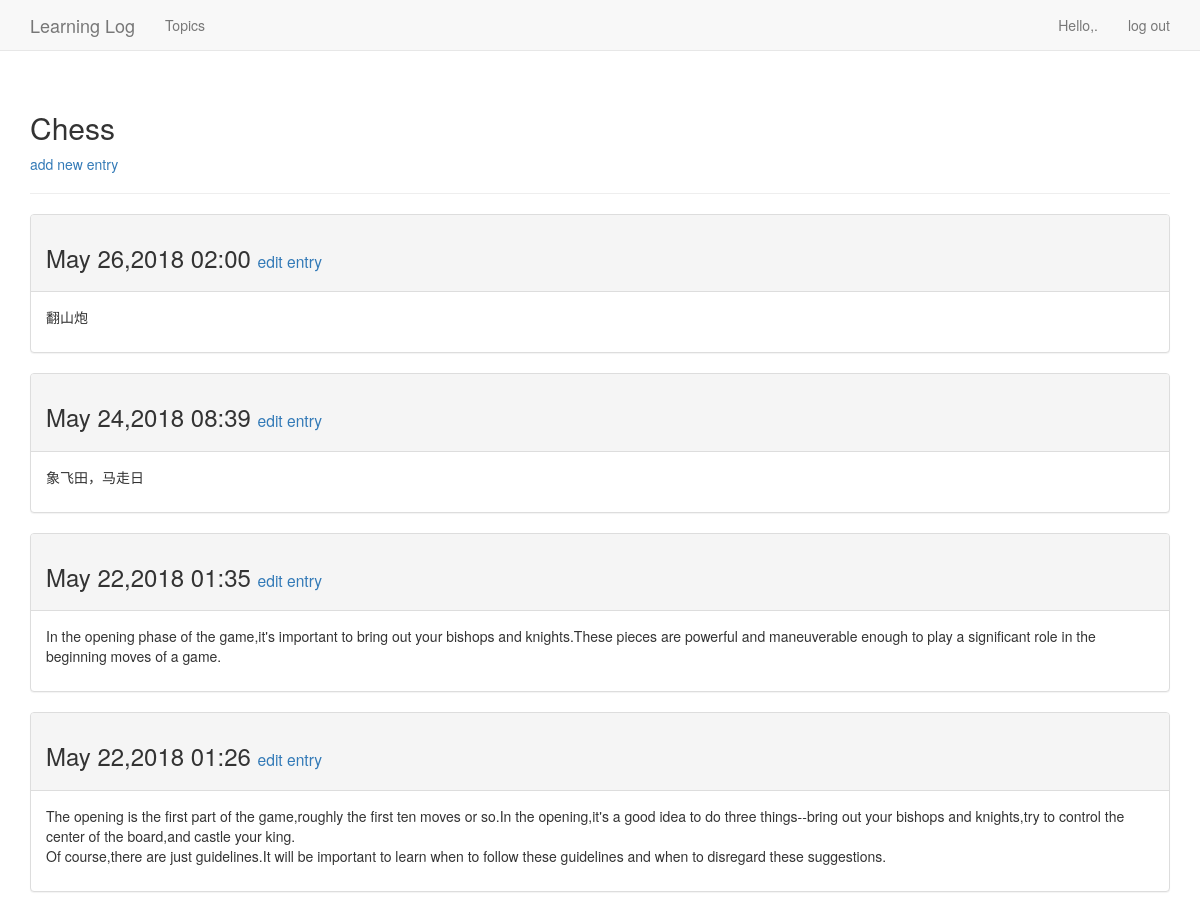
The page /topics/1/ (signed in) on the database its author committed.
### learning_logs/models.py (models this page shows, shortened)
class Topic(models.Model):
    text = models.CharField(max_length=200)  # 预留200
    date_added = models.DateTimeField(auto_now_add=True) # 自动记录当前时间
    owner = models.ForeignKey(User)
    def __str__(self):
        return self.text

class Entry(models.Model):
    topic = models.ForeignKey(Topic,on_delete=models.CASCADE)
    text = models.TextField()
    date_added = models.DateTimeField(auto_now_add=True)
    class Meta:
        verbose_name_plural = 'entries'

### learning_logs/views.py (the view)
# urls.py: url(r'^topics/(?P<topic_id>\d+)/$',views.topic,name='topic'),
@login_required
def topic(request,topic_id):
    topic = Topic.objects.get(id=topic_id) # topic_id 为正则表达式捕获的值
    if topic.owner != request.user:
        raise Http404
    entries = topic.entry_set.order_by('-date_added') # - 表示降序
    context = {'topic':topic,'entries':entries}
    return render(request,'learning_logs/topic.html',context)

### learning_logs/templates/learning_logs/topic.html
{% extends 'learning_logs/base.html' %}
{% block header %}
  <h2>{{ topic }}</h2>
  <p>
    <a href="{% url 'learning_logs:new_entry' topic.id %}">add new entry</a>
  </p>
{% endblock header %}
{% block content %}
  {% for entry in entries %}
    <div class='panel panel-default'>
      <div class="panel-heading">
        <h3>
          {{ entry.date_added|date:'M d,Y H:i' }}
          <small>
            <a href="{% url 'learning_logs:edit_entry' entry.id %}">
                edit entry</a>
          </small>
        </h3>
      </div>
      <div class="panel-body">
        {{ entry.text|linebreaks }}
      </div>
    </div>
  {% empty %}
      There are no entries for this topic yet.
  {% endfor %}
{% endblock content %}

### rows shown on the page
Topic: text "Chess"
Entry: date_added "May 26,2018 02:00", text "翻山炮"
Entry: date_added "May 24,2018 08:39", text "象飞田，马走日"
Entry: date_added "May 22,2018 01:35", text "In the opening phase of the game,it's important to bring out your bishops and knights.These pieces are powerful and maneuverable enough to play a significant role in the beginning moves of a game."
Entry: date_added "May 22,2018 01:26", text "The opening is the first part of the game,roughly the first ten moves or so.In the opening,it's a good idea to do three things--bring out your bishops and knights,try to control the center of the board,and castle your king. Of course,there are just guidelines.It will be important to learn when to follow these guidelines and when to disregard these suggestions."
